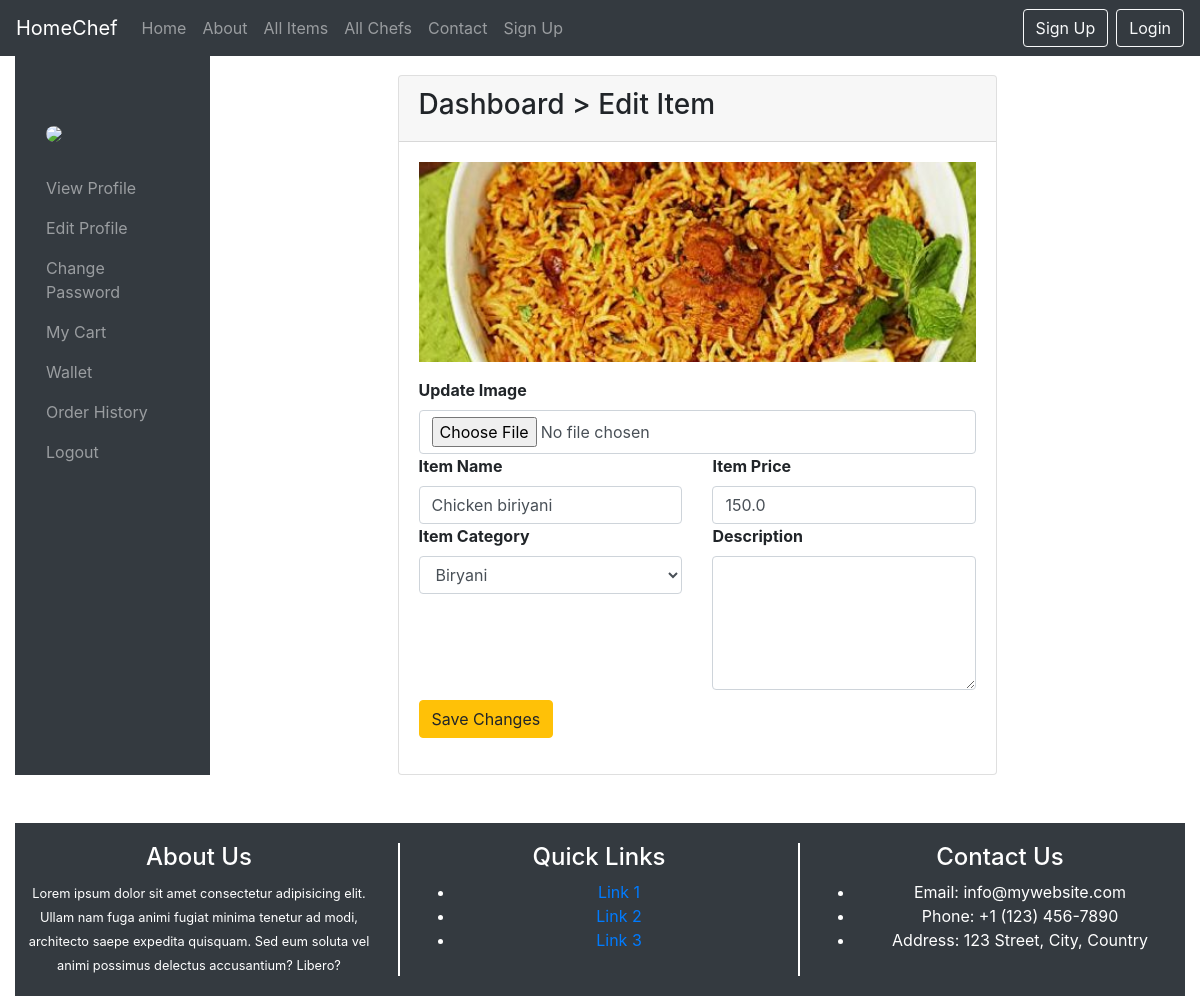
The app's page /update_product/?pid=1 with its own data.
### secondapp/models.py (models this page shows, shortened)
class add_product(models.Model):
    item_chef=models.ForeignKey(User,on_delete=models.CASCADE)
    item_name=models.CharField(max_length=250)
    item_category=models.ForeignKey(Category,on_delete=models.CASCADE)
    item_price=models.FloatField()
    item_image=models.ImageField(upload_to="products/%y/%m/%d")
    item_details=models.TextField()

### secondapp/views.py (the view, shortened to what this page needs)
# urls.py: path("update_product/",views.update_product,name="update_product"),
def update_product(request):
    context={}
    cats = Category.objects.all()
    context["category"]=cats
    pid = request.GET["pid"]
    product=add_product.objects.get(id=pid)
    context["product"]=product
    return render(request,"update_product.html",context)

### templates/update_product.html (shortened to what this page needs)
{% extends "dashboard_base.html" %}
{% load static %}
{% block dashboard %}
    <div class="container dashboard-container">
        <div class="row">
            <div class="col-md-8 mx-auto">
                <div class="card">
                    <div class="card-header">
                        <h3>Dashboard &gt; Edit Item</h3>
                    </div>
                    <div class="card-body">
                        <form method="post" enctype="multipart/form-data">
                            <div class="form-group row">
                                <div class="col-md-12">
                                    <img src="/media/{{product.item_image}}" alt="Image Preview" class="image-preview">
                                    <label class="mt-3 form-label">Update Image</label>
                                    <input type="file" class="form-control" name="pimg">
                                </div>
                                <div class="col-md-6">
                                    <label class="form-label">Item Name</label>
                                    <input type="text" class="form-control" name="pname" value="{{product.item_name}}">
                                </div>
                                <div class="col-md-6">
                                    <label class="form-label">Item Price</label>
                                    <input type="number" class="form-control" name="pp" value="{{product.item_price}}">
                                </div>
                                <div class="col-md-6">
                                    <label class="form-label">Item Category</label>
                                    <select name="pcat" class="form-control">
                                        {% for i in category %}
                                            {% if i.id == product.item_category.id %}
                                                <option value="{{i.id}}" selected>{{i.cat_name}}</option>
                                            {% else %}
                                                <option value="{{i.id}}">{{i.cat_name}}</option>
                                            {% endif %}
                                        {% endfor %}
                                    </select>
                                </div>
                                <div class="col-md-6">
                                    <label class="form-label">Description</label>
                                    <textarea name="des" class="form-control" rows="5">{{product.item_details}}</textarea>
                                </div>
                                <div class="col-md-12 submit-btn">
                                    <input type="submit" class="btn btn-warning" value="Save Changes">
                                </div>
                            </div>
                        </form>
                    </div>
                </div>
            </div>
        </div>
    </div>
{% endblock %}

### templates/first.html (style rules this page uses)
img { width: 100%; }

### templates/update_product.html (style rules this page uses)
.dashboard-container { margin-top: 2%; }
.image-preview { max-height: 200px; width: 100%; object-fit: cover; }
.form-label { font-weight: bold; }
.submit-btn { margin-top: 10px; }

### records on screen
add_product: item_image (picture), pname "Chicken biriyani", pp "150.0"

### other values on screen
form field pcat "Biryani"
